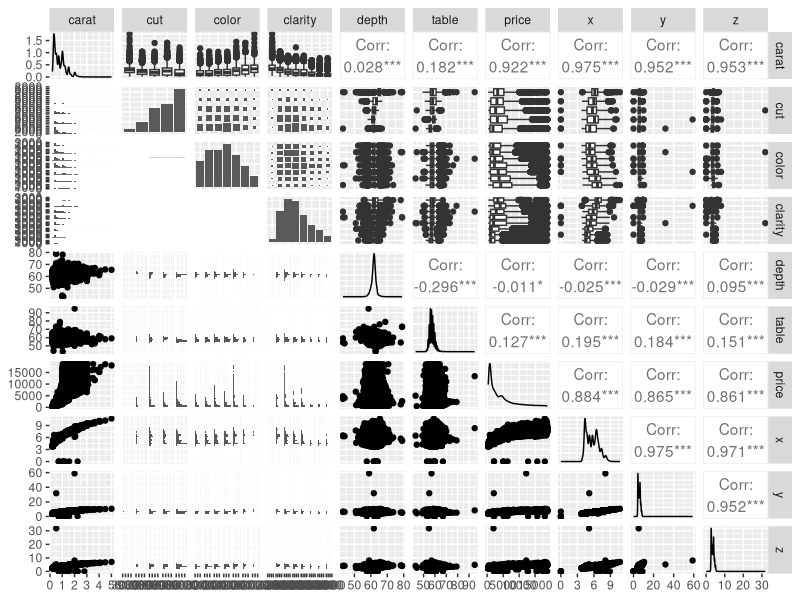
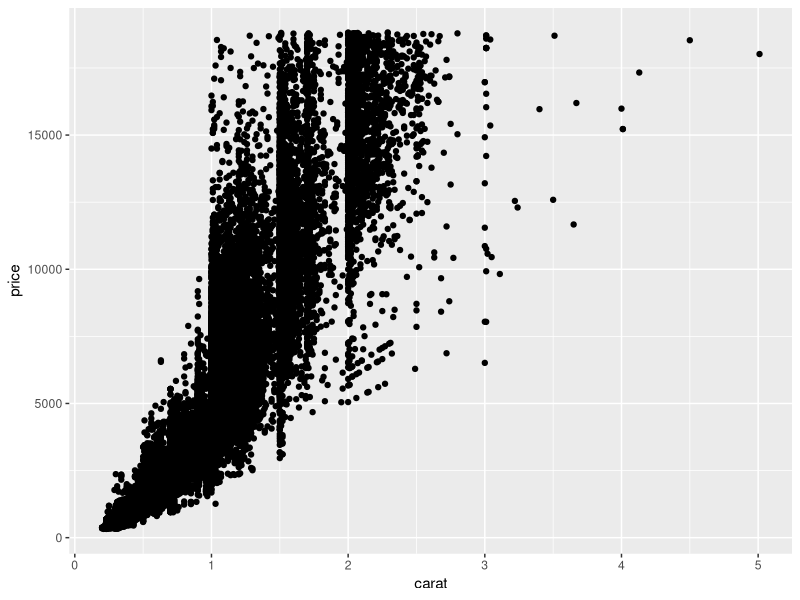
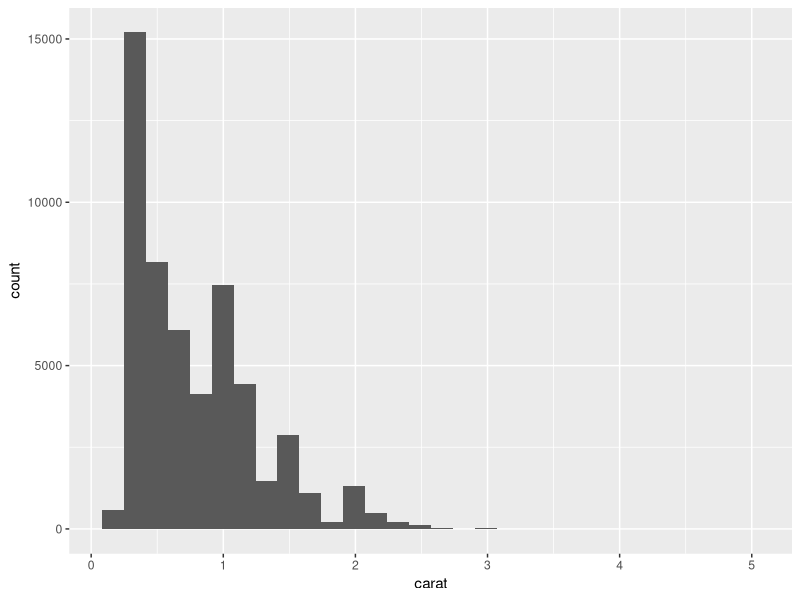
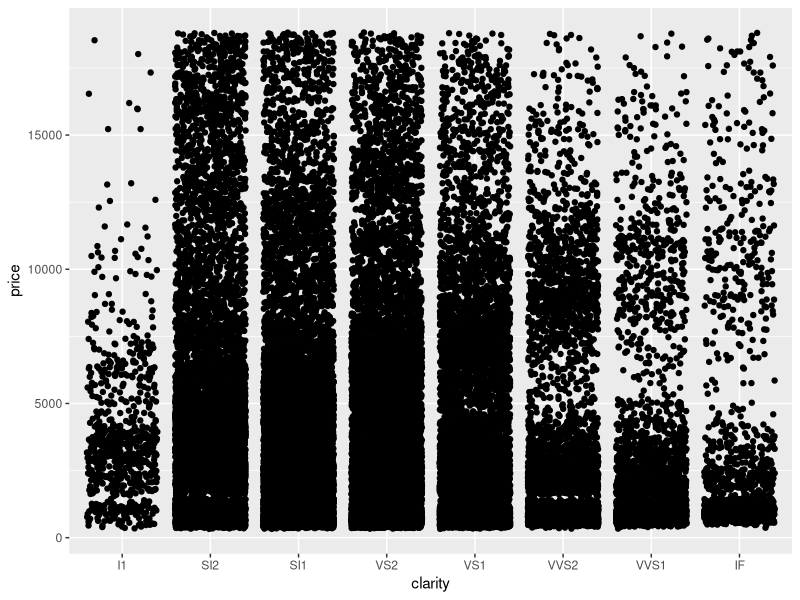

R code for these plots, in order:
## ---- chunk 1
knitr::opts_chunk$set(echo = TRUE)
library(skimr)
library(tidyverse)
library(GGally)
## ---- chunk 2
names(diamonds)
dim(diamonds)
summary(diamonds)
head(diamonds)
tail(diamonds)
skimr::skim(diamonds)
## ---- chunk 3
GGally::ggpairs(diamonds)
## ---- chunk 4
ggplot(data = diamonds, aes(x = carat, y = price))+
  geom_point()

## ---- chunk 5
ggplot(data = diamonds, aes(x = carat))+
  geom_histogram()
## ---- chunk 6
ggplot(data = diamonds, aes(x = clarity, y = price))+
  geom_jitter()
